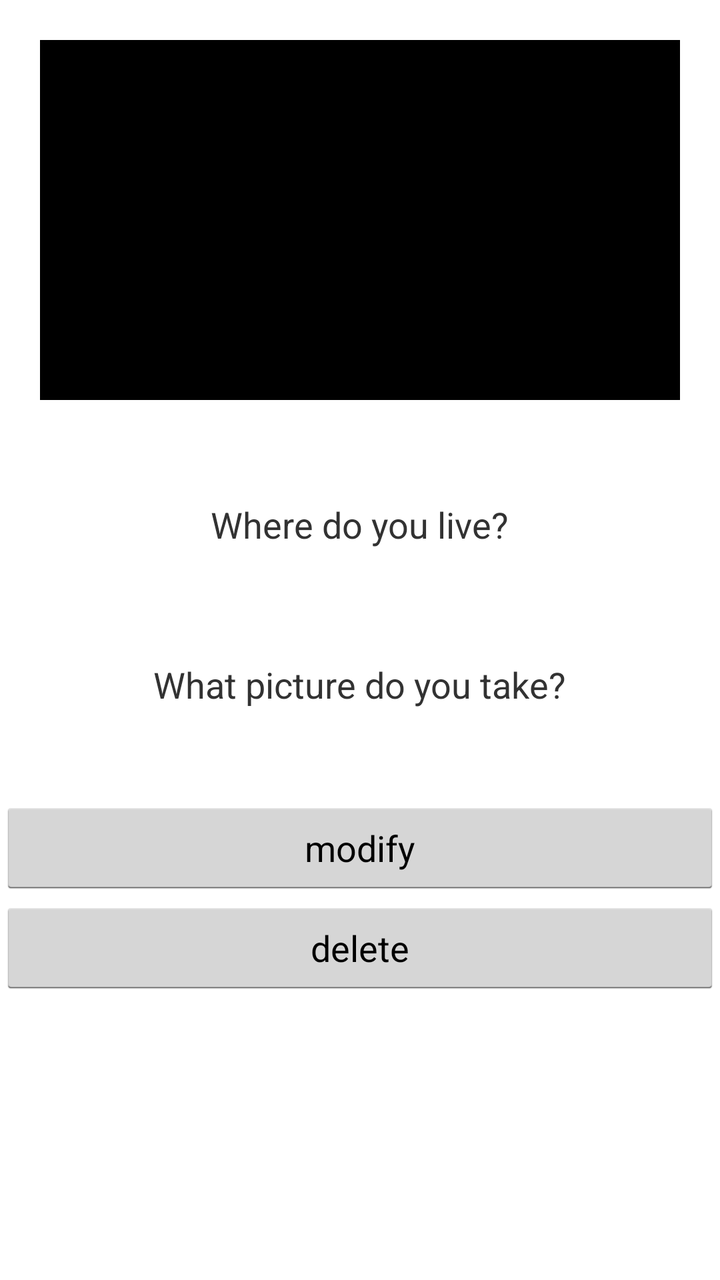
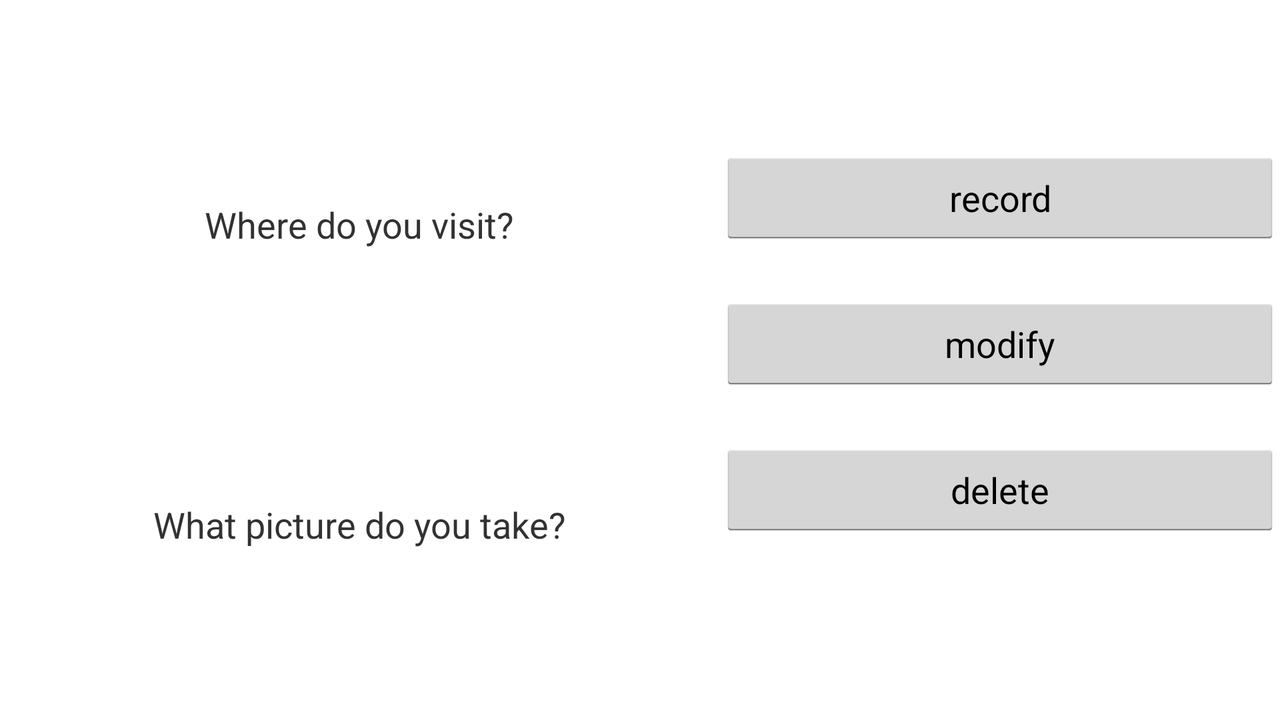

The same Android screen from two of the app's own layout files: first res/layout/ as a phone draws it, then the repository's variant for another configuration, drawn on a device whose configuration selects that folder. Both files follow.
<!-- AndroidManifest.xml: application theme AppTheme -->
<!-- res/layout/block_main.xml -->
<?xml version="1.0" encoding="utf-8"?>
<RelativeLayout xmlns:android="http://schemas.android.com/apk/res/android"
    android:layout_width="match_parent" android:layout_height="match_parent">

    <ScrollView
        android:id="@+id/ScrollView02"
        android:layout_width="fill_parent"
        android:layout_height="fill_parent"
        android:layout_alignParentStart="true"
        android:layout_alignParentTop="true"
        android:layout_marginStart="0dp"
        android:layout_marginTop="0dp">

        <RelativeLayout xmlns:android="http://schemas.android.com/apk/res/android"
            android:layout_width="fill_parent"
            android:layout_height="fill_parent"
            android:orientation="vertical">

            <ImageView
                android:id="@+id/composition"
                android:layout_width="320dp"
                android:layout_height="180dp"
                android:layout_alignParentTop="true"
                android:layout_centerHorizontal="true"
                android:layout_marginTop="20dp"
                android:background="@android:color/black"
                android:padding="3dp" />

            <TextView
                android:id="@+id/where"
                android:layout_width="wrap_content"
                android:layout_height="wrap_content"
                android:layout_alignParentTop="true"
                android:layout_centerHorizontal="true"
                android:layout_marginTop="250dp"
                android:text="Where do you live?"
                android:textSize="18sp" />

            <TextView
                android:id="@+id/name"
                android:layout_width="wrap_content"
                android:layout_height="wrap_content"
                android:layout_alignParentTop="true"
                android:layout_centerHorizontal="true"
                android:layout_marginTop="285dp"
                android:textSize="18sp" />

            <TextView
                android:id="@+id/what"
                android:layout_width="wrap_content"
                android:layout_height="wrap_content"
                android:layout_alignParentTop="true"
                android:layout_centerHorizontal="true"
                android:layout_marginTop="330dp"
                android:text="What picture do you take?"
                android:textSize="18sp" />

            <TextView
                android:id="@+id/description"
                android:layout_width="wrap_content"
                android:layout_height="wrap_content"
                android:layout_alignParentTop="true"
                android:layout_centerHorizontal="true"
                android:layout_marginTop="365dp"
                android:textAlignment="center"
                android:textSize="18sp" />

            <Button
                android:id="@+id/modify"
                android:layout_width="match_parent"
                android:layout_height="wrap_content"
                android:layout_alignParentTop="true"
                android:layout_centerHorizontal="true"
                android:layout_marginTop="400dp"
                android:text="modify" />

            <Button
                android:id="@+id/delete"
                android:layout_width="match_parent"
                android:layout_height="wrap_content"
                android:layout_alignParentTop="true"
                android:layout_centerHorizontal="true"
                android:layout_marginTop="450dp"
                android:text="delete" />

        </RelativeLayout>

    </ScrollView>

</RelativeLayout>
<!-- resources referenced by this layout -->
<resources>
  <!-- from res/values-v21/ -->
  <style name="AppTheme" parent="android:Theme.Holo.Light">
          <item name="android:windowTranslucentStatus">true</item>
          <item name="android:windowTranslucentNavigation">true</item>
  
      </style>
</resources>
<!-- res/layout-land/block_main.xml (the repository's variant of the layout above) -->
<!-- drawn on the phone turned sideways -->
<?xml version="1.0" encoding="utf-8"?>
<RelativeLayout xmlns:android="http://schemas.android.com/apk/res/android"    android:layout_width="match_parent" android:layout_height="match_parent">    <LinearLayout        android:layout_width="match_parent"        android:layout_height="match_parent"        android:layout_alignParentStart="true"        android:layout_alignParentTop="true"        android:orientation="horizontal">        <RelativeLayout xmlns:android="http://schemas.android.com/apk/res/android"            android:layout_width="360dp"            android:layout_height="fill_parent"            android:orientation="vertical">            <TextView                android:id="@+id/where"                android:layout_width="wrap_content"                android:layout_height="wrap_content"                android:layout_alignParentTop="true"                android:layout_centerHorizontal="true"                android:layout_gravity="center_horizontal"                android:layout_marginTop="100dp"                android:text="Where do you visit?"                android:textSize="18sp" />            <TextView                android:id="@+id/name"                android:layout_width="wrap_content"                android:layout_height="wrap_content"                android:layout_below="@+id/where"                android:layout_centerHorizontal="true"                android:layout_gravity="center_horizontal"                android:layout_marginTop="25dp"                android:textSize="18sp" />            <TextView                android:id="@+id/what"                android:layout_width="wrap_content"                android:layout_height="wrap_content"                android:layout_alignParentTop="true"                android:layout_centerHorizontal="true"                android:layout_gravity="center_horizontal"                android:layout_marginTop="250dp"                android:text="What picture do you take?"                android:textSize="18sp" />            <TextView                android:id="@+id/description"                android:layout_width="wrap_content"                android:layout_height="wrap_content"                android:layout_below="@+id/what"                android:layout_centerHorizontal="true"                android:layout_gravity="center_horizontal"                android:layout_marginTop="25dp"                android:textSize="18sp" />        </RelativeLayout>        <LinearLayout            android:layout_width="match_parent"            android:layout_height="match_parent"            android:orientation="vertical">            <Button                android:id="@+id/record"                android:layout_width="match_parent"                android:layout_height="wrap_content"                android:layout_alignParentTop="true"                android:layout_alignParentEnd="true"                android:layout_gravity="center_horizontal"                android:layout_marginTop="75dp"                android:text="record" />            <Button                android:id="@+id/modify"                android:layout_width="match_parent"                android:layout_height="wrap_content"                android:layout_below="@+id/record"                android:layout_alignStart="@+id/record"                android:layout_gravity="center_horizontal"                android:layout_marginTop="25dp"                android:text="modify" />            <Button                android:id="@+id/delete"                android:layout_width="match_parent"                android:layout_height="wrap_content"                android:layout_below="@+id/modify"                android:layout_alignStart="@+id/modify"                android:layout_gravity="center_horizontal"                android:layout_marginTop="25dp"                android:text="delete" />        </LinearLayout>    </LinearLayout></RelativeLayout>
